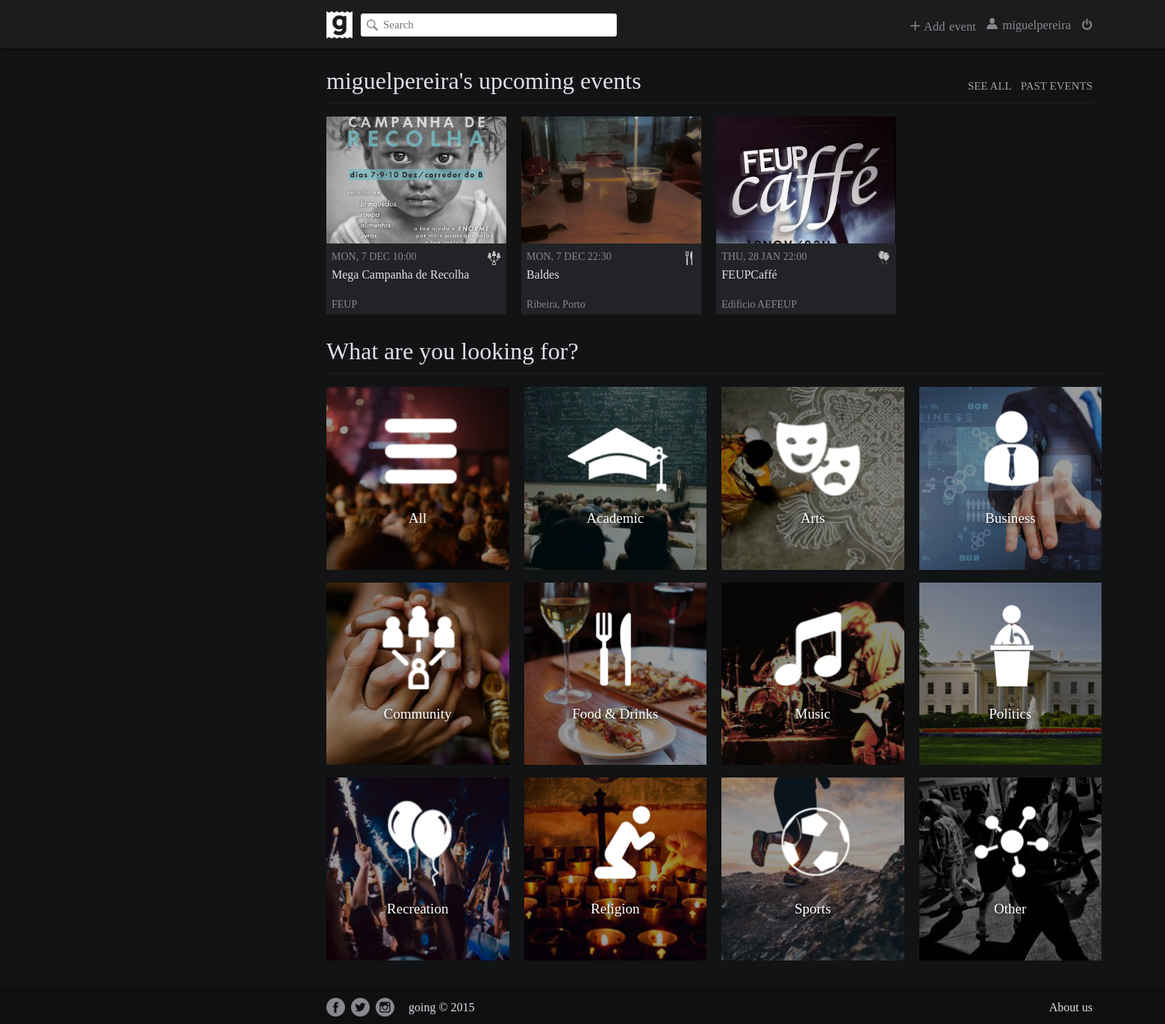
Page /index.php?page=main (signed in) on the committed database.
### tables this page shows
CREATE TABLE Events (
	eventID INTEGER PRIMARY KEY AUTOINCREMENT,
	host INTEGER NOT NULL REFERENCES Users(userID),
	banner TEXT,
	name TEXT NOT NULL,
	eventDate DATE NOT NULL,
	location TEXT NOT NULL,
	description TEXT,
	private BOOLEAN,
	type TEXT NOT NULL
);

### database/upcomingevents.php (called while the page is built, shortened)
<?php
    include_once('connection_external.php');
    include('utilities.php');
    function sortFunction( $a, $b ) {
	    return strtotime($a['eventDate']) - strtotime($b['eventDate']);
	}
	function getUserUpcomingEvents($user_id) {
		global $db;
		$stmt = $db->prepare('SELECT * FROM EventGuests WHERE userID = ? AND status = ?');
		$stmt->execute(array($user_id, "going"));
		$events = $stmt->fetchAll();
	  	$upcoming_events = array();
		if (!empty($events)) {
			$today = date("Y-m-d H:i");
			foreach ($events as $event) {
				$event_info = getEventByID($event['eventID']);
				if ($event_info['eventDate'] > $today)
					$upcoming_events[] = $event_info;
			}
		}
		usort($upcoming_events, "sortFunction");
		return $upcoming_events;
	}
?>

### database/utilities.php (called while the page is built, shortened)
<?php
	function getEventByID($event_id) {
		global $db;
		$stmt = $db->prepare('SELECT * FROM Events WHERE eventID = ?');
		$stmt->execute(array($event_id));
		return $stmt->fetch();
	}
?>

### pages/main.php (the view, shortened to what this page needs)
	<link rel="stylesheet" href="css/navbar.css">
  <link rel="stylesheet" href="css/main.css">
</head>
<div id="container">
<body>
	<?php include('navbar.php') ?>
  	<div id="user-upcoming-events-container">
  		<div><div id="title-right"><a href="index.php?page=userevents&filter=past">PAST EVENTS</a> <a href="index.php?page=userevents&filter=upcoming">SEE ALL</a></div>
	  	<div id="upcoming-events-title"><?= $_SESSION['username'] ?>'s upcoming events</div></div>
  		<div class="line-divisor"></div>
		<?php
			include('database/upcomingevents.php');
			$upcoming_events = getUserUpcomingEvents($_SESSION['userID']);
			if (empty($upcoming_events))
				echo '<div class="no-upcoming-events">You have no upcoming events.</div>';
			else
				foreach (array_slice($upcoming_events, 0, 4) as $event) {
		?>
		<div class="event-container">
			<div class="event-banner" style='background: url("<?php echo $event['banner']?>") 50% 50% no-repeat; background-size: cover;'>
			</div>
			<div class="event-type"><img src="images/<?php echo $event['type']?>.png" height="19" width="19" title="<?php echo $event['type']?>"></div>
			<div class="event-date"><?php echo strtoupper(date("D, j M H:i", strtotime($event['eventDate'])))?></div>
			<div class="event-name"><a title="<?php echo $event['name'] ?>" href="index.php?page=event&id=<?php echo $event['eventID'] ?>"><?php echo $event['name'] ?></a></div>
			<div class="event-location" title="<?php echo $event['location'] ?>"><?php echo $event['location'] ?></div>
		</div>
		<?php } ?>
  	</div>
  	<div id="upcoming-events-container">
  		<div id="all-events-title">What are you looking for?</div>
  		<div class="line-divisor"></div>
  		<div onclick="location.href='index.php?page=search&type=All&filter=upcoming';" class="type-images" style='background: url("images/allevents.png") 50% 50% no-repeat;'>
  			<a href="index.php?page=search&type=All&filter=upcoming">All</a>
  		</div>
  		<div onclick="location.href='index.php?page=search&type=Academic&filter=upcoming';" class="type-images" style='background: url("images/academicevent.png") 50% 50% no-repeat;'>
  			<a href="index.php?page=search&type=Academic&filter=upcoming">Academic</a>
  		</div>
  		<div onclick="location.href='index.php?page=search&type=Arts&filter=upcoming';" class="type-images" style='background: url("images/artsevent.png") 50% 50% no-repeat;'>
  			<a href="index.php?page=search&type=Arts&filter=upcoming">Arts</a>
  		</div>
  		<div onclick="location.href='index.php?page=search&type=Business&filter=upcoming';" class="type-images" style='background: url("images/businessevent.png") 50% 50% no-repeat;'>
  			<a href="index.php?page=search&type=Business&filter=upcoming">Business</a>
  		</div>
  		<div onclick="location.href='index.php?page=search&type=Community&filter=upcoming';" class="type-images" style='background: url("images/communityevent.png") 50% 50% no-repeat;'>
  			<a href="index.php?page=search&type=Community&filter=upcoming">Community</a>
  		</div>
  		<div onclick="location.href='index.php?page=search&type=Food%20%26%20Drinks&filter=upcoming';" class="type-images" style='background: url("images/eatingevent.png") 50% 50% no-repeat;'>
  			<a href="index.php?page=search&type=Food%20%26%20Drinks&filter=upcoming">Food & Drinks</a>
  		</div>
  		<div onclick="location.href='index.php?page=search&type=Music&filter=upcoming';" class="type-images" style='background: url("images/musicevent.png") 50% 50% no-repeat;'>
  			<a href="index.php?page=search&type=Music&filter=upcoming">Music</a>
  		</div>
  		<div onclick="location.href='index.php?page=search&type=Politics&filter=upcoming';" class="type-images" style='background: url("images/politicevent.png") 50% 50% no-repeat;'>
  			<a href="index.php?page=search&type=Politics&filter=upcoming">Politics</a>
  		</div>
  		<div onclick="location.href='index.php?page=search&type=Recreation&filter=upcoming';" class="type-images" style='background: url("images/recreationevent.png") 50% 50% no-repeat;'>
  			<a href="index.php?page=search&type=Recreation&filter=upcoming">Recreation</a>
  		</div>
  		<div onclick="location.href='index.php?page=search&type=Religion&filter=upcoming';" class="type-images" style='background: url("images/religiousevent.png") 50% 50% no-repeat;'>
  			<a href="index.php?page=search&type=Religion&filter=upcoming">Religion</a>
  		</div>
  		<div onclick="location.href='index.php?page=search&type=Sports&filter=upcoming';" class="type-images" style='background: url("images/sportsevent.png") 50% 50% no-repeat;'>
  			<a href="index.php?page=search&type=Sports&filter=upcoming">Sports</a>
  		</div>
  		<div onclick="location.href='index.php?page=search&type=Other&filter=upcoming';" class="type-images" style='background: url("images/otherevent.png") 50% 50% no-repeat;'>
  			<a href="index.php?page=search&type=Other&filter=upcoming">Other</a>
  		</div>
  	</div>

### pages/header.php (shortened to what this page needs)
<!DOCTYPE html>
<html lang="en">
<head>
	<link rel="stylesheet" href="css/footer.css">

### index.php (shortened to what this page needs)
<?php
	include('pages/header.php');
	$redirectTo = isset($_GET['page']) ? $_GET['page'] : 'signIn';
	switch($redirectTo) {
		case 'main':
			include('pages/main.php');
			break;
	}
	include 'pages/footer.php';
?>

### pages/navbar.php (shortened to what this page needs)
<div id="header">
	<div id="header-content">
		<a href="index.php?page=main"><img id="site-logo" src="images/logas.png" alt="Site logo" height="37" width="35"></a>
		<form id="search-bar" action="index.php?page=main" method="post">
			<input id="search-box" type="text" placeholder="Search">
		</form>
		<a id="logout-button" href="database/logout.php"><img  src="images/logout.png" alt="Logout" height="15" width="15" title="Logout"></a>
		<a id="username" href="#"><img src="images/user.png" alt="Logout" height="15" width="15"> <?= $_SESSION['username'] ?></a>
		<div id="add-event-button"><img src="images/addEvent.png" alt="Logout" height="13" width="13"> Add event</div>
		<div id="block-hover"></div>
 		</div>
 	</div>

### pages/footer.php
	<?php if ($redirectTo === 'main' || $redirectTo === 'event' || $redirectTo === 'search' || $redirectTo === 'userevents' || $redirectTo === 'settings'
				|| $redirectTo === 'profile' || $redirectTo === 'about') { ?>
	</div>
	<footer>
		<div id="content">
			<a href="//facebook.com" target="_blank"><img src="images/facebook.png" width="25" height="25"></a>
			<a href="//twitter.com" target="_blank"><img src="images/twitter.png" width="25" height="25"></a>
			<a href="//instagram.com" target="_blank"><img src="images/instagram.png" width="25" height="25"></a>
			<a class="text"> going © 2015</a>
			<a class="text" id="about" href="index.php?page=about">About us</a>
		</div>
	</footer>
	<?php } ?>
</body>
</html>

### css/footer.css (style rules this page uses)
footer { clear: both; position: relative; z-index: 10; height: 45px; margin-top: -45px; background-color: #0e0f10; font-family: 'Proxima Nova Light'; box-shadow: 0px 0px 4px black; }
#container { height: 100%; }
body > #container { height: auto; min-height: 100%; }
#content { position: relative; width: 54%; left: 23%; color: #DFE0E6; }
#content img { float: left; margin-top: 10px; margin-right: 8px; }
.text { float: left; margin-top: 14px; margin-left: 11px; font-size: 16px; }
#about { float: right; color: #DFE0E6; text-decoration: none; }

### css/navbar.css (style rules this page uses)
html, body { font-family: 'Proxima Nova'; height: 100%; width: 100%; min-width: 1900px; margin: auto; padding: 0; background-color: #121314; display: none; }
#header { position: relative; top: 0px; left: 0px; width: 100%; background-color: #1C1C1F; height: 65px; z-index: 1000; box-shadow: 0px 0px 5px black; }
#logout-button { margin-top: 24.5px; float: right; position: relative; right: 23%; z-index: 1; color: #88898C; text-decoration: none; font-size: 17px; }
#add-event-button { margin-top: 25.5px; margin-right: 14px; float: right; position: relative; right: 23%; z-index: 1; color: #88898C; text-decoration: none; font-size: 16.5px; cursor: pointer; word-spacing: 1.5px; }
#username { position: relative; float: right; right: 23%; color: #88898C; margin-top: 23.5px; margin-right: 14px; text-decoration: none; z-index: 1; font-size: 16.5px; word-spacing: 2.5px; }
#site-logo { margin-top: 15px; margin-right: 9px; float: left; position: relative; left: 23%; }
#search-bar { float: left; position: relative; left: 23%; margin-top: 17.5px; margin-left: 2px; z-index: 2; }
#search-box { height: 27px; width: 330px; top: 50%; padding-left: 9px; border-width: thin; font-size: 15px; font-weight: 400; font-family: 'Proxima Nova'; border: solid 1px #E3E3E3; border-radius: 3px; background-image: url("../images/mglass.png"); background-size: 15px 15px; background-position: left center; background-position: 7px; background-repeat: no-repeat; text-indent: 20px; }
#block-hover { position: absolute; top: 30px; left: 1340px; margin-left: auto; margin-right: auto; background-color: #1C1C1F`; width: 107px; height: 25px; }

### css/main.css (style rules this page uses)
#user-upcoming-events-container { width: 54%; height: 345px; position: relative; left: 23%; margin-top: 25px; z-index: 3; }
#upcoming-events-title, #all-events-title { color: #DFE0E6; font-family: 'Proxima Nova Light'; font-size: 32px; }
#title-right a { color: #9fa0a3; font-family: 'Proxima Nova Light'; float: right; margin-top: 17px; margin-bottom: 0; font-size: 15px; text-decoration: none; }
#title-right a:not(:first-child) { margin-right: 12px; }
.line-divisor { background-color: #1A1B1D; width: 100%; height: 2px; margin-top: 10px; margin-bottom: 17px; }
.event-container { position: relative; background-color: #222326; width: 23.5%; height: 265px; white-space: nowrap; float: left; }
.event-container:not(:nth-child(4n+2)) { margin-right: 20px; }
.event-banner { width: 100%; height: 170px; }
.event-type { position: absolute; float: right; margin-left: 215px; margin-top: 10px; }
.event-date { font-family: 'Proxima Nova Light'; font-size: 14px; color: #88898C; padding: 7px; padding-top: 10px; }
.event-name { white-space: nowrap; overflow: hidden; }
.event-name a { font-size: 16px; padding-left: 7px; padding-right: 7px; color: #DFE0E6; height: 34px; overflow: hidden; text-decoration: none; display: block; text-overflow: ellipsis; }
.event-location { font-family: 'Proxima Nova Light'; font-size: 14px; color: #88898C; padding-left: 7px; padding-top: 7px; padding-right: 7px; overflow: hidden; text-overflow: ellipsis; }
#upcoming-events-container { width: 54%; height: 345px; position: relative; left: 23%; margin-top: 17px; z-index: 3; min-width: 1040px; }
.type-images { position: relative; float: left; background-size: contain; width: 244.5px; height: 244.5px; text-align: center; cursor: pointer; }
.type-images:nth-child(n+7) { margin-top: 17px; }
.type-images:nth-child(n+11) { margin-bottom: 40px; }
.type-images:not(:nth-child(4n+2)) { margin-right: 20px; }
.type-images a { font-family: 'Proxima Nova Light'; font-size: 19px; text-decoration: none; color: white; display:inline-block; margin-top: 165px; text-shadow: 2px 2px 6px rgba(0, 0, 0, 1); }

### rows in the picture
events: banner (picture), type (picture), eventDate "MON, 7 DEC 10:00", name "Mega Campanha de Recolha", location "FEUP"
events: banner (picture), type (picture), eventDate "MON, 7 DEC 22:30", name "Baldes", location "Ribeira, Porto"
events: banner (picture), type (picture), eventDate "THU, 28 JAN 22:00", name "FEUPCaffé", location "Edificio AEFEUP"

### other values in the picture
$_SESSION['username'] "miguelpereira"
